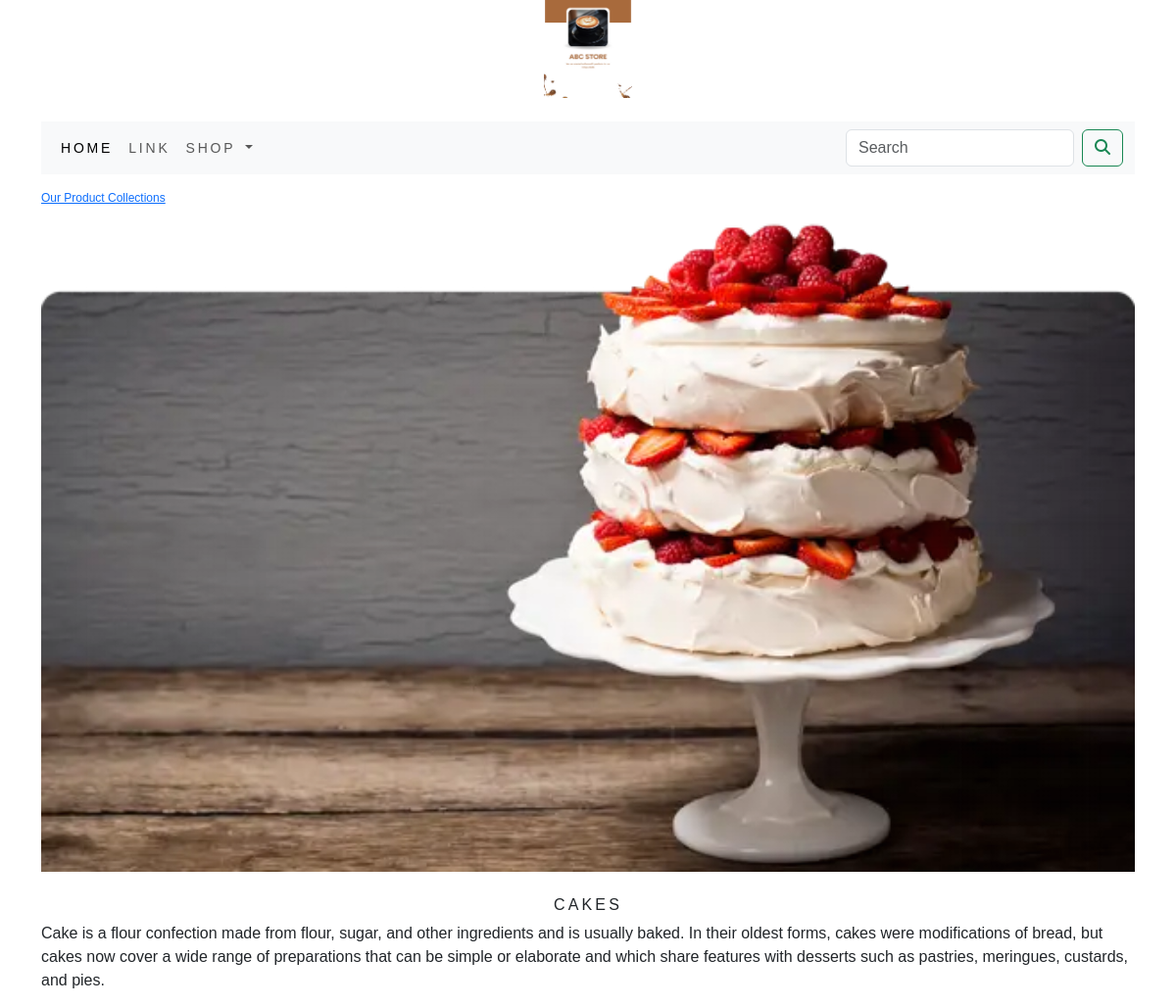
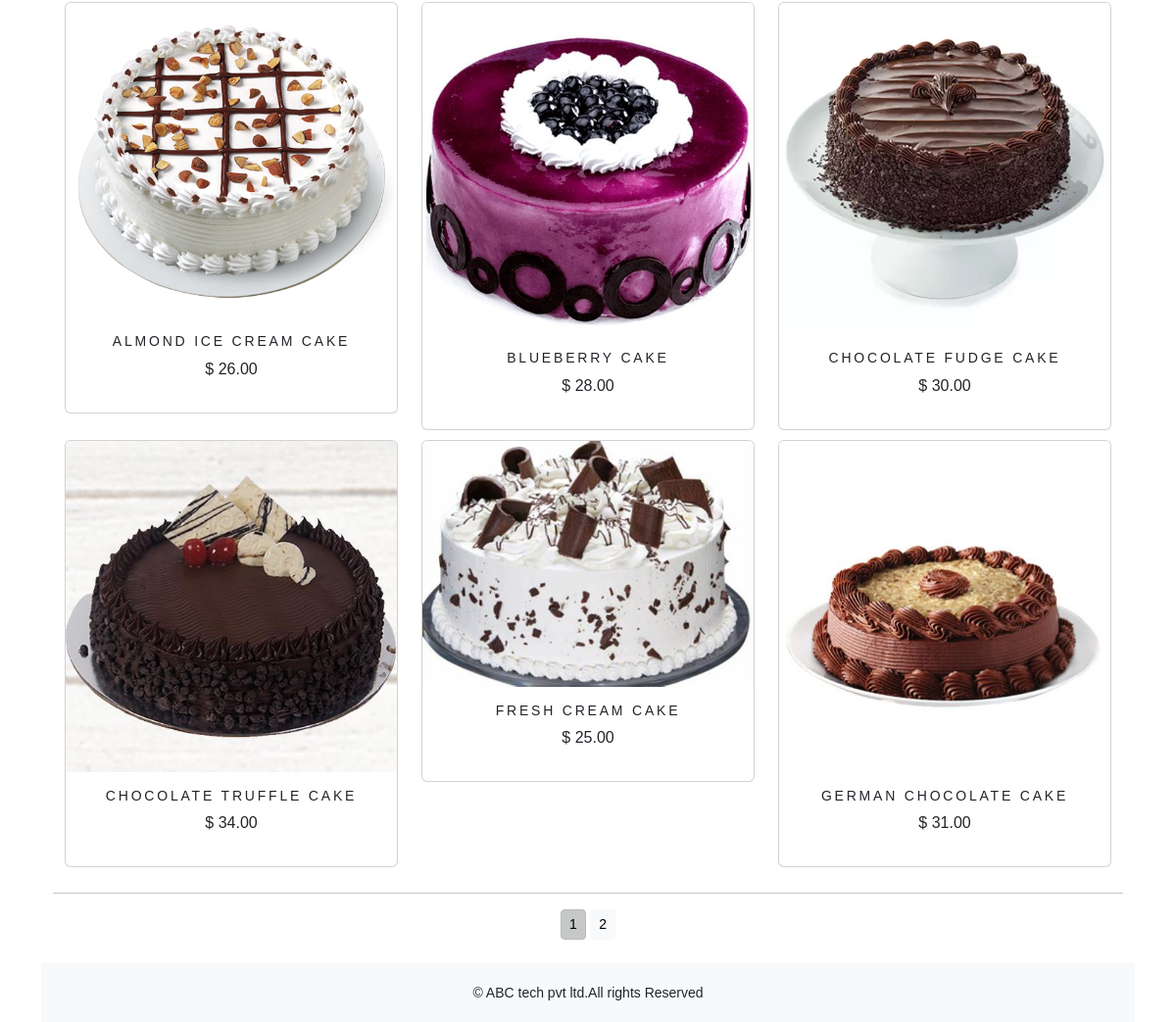
Page /shop/cakes/ on the committed database (2 pictures, top to bottom).
### shop/models.py (models this page shows, shortened)
class Category(models.Model):
    name=models.CharField(max_length=250,unique=True)
    slug=models.SlugField(max_length=250,unique=True)
    description=models.TextField(blank=True)
    image=models.ImageField(upload_to='category',blank=True)
    class Meta:
        ordering=('name',)
        verbose_name='category'
        verbose_name_plural='categories'
    def get_url(self):
        return reverse('shop:products_by_category',args=[self.slug])

class Product(models.Model):
    name=models.CharField(max_length=250,unique=True)
    slug=models.SlugField(max_length=250,unique=True)
    description = models.TextField(blank=True)
    image = models.ImageField(upload_to='product', blank=True)
    price=models.DecimalField(max_digits=10,decimal_places=2)
    category=models.ForeignKey(Category,on_delete=models.CASCADE)
    stock=models.IntegerField()
    available=models.BooleanField(default=True)
    created=models.DateTimeField(auto_now_add=True)
    updated=models.DateTimeField(auto_now=True)
    class Meta:
        ordering = ('name',)
        verbose_name = 'product'
        verbose_name_plural = 'products'
    def get_url(self):
        return reverse('shop:ProDetails',args=[self.category.slug,self.slug])

### shop/views.py (the view)
# urls.py: path('',views.AllProdCat,name='AllProdCat'),
def AllProdCat(request,c_slug=None):
    c_page=None
    products_list=None
    if c_slug != None:
        c_page=get_object_or_404(Category,slug=c_slug)
        products_list=Product.objects.all().filter(category=c_page,available=True)
    else:
        products_list=Product.objects.all().filter(available=True)
    paginator=Paginator(products_list,6)
    try:
        page=int(request.GET.get('page','1'))
    except:
        page=1
    try:
        products=paginator.page(page)
    except(EmptyPage,InvalidPage):
        products=paginator.page(paginator.num_pages)
    return render(request,'category.html',{'category':c_page,'products':products})

### cart/context_processors.py (called while the page is built)
def counter(request):
    item_count=0
    if 'admin' in request.path:
        return {}
    else:
        try:
            cart=Cart.objects.filter(cart_id=_cart_id(request))
            cart_items = CartItem.objects.filter(cart=cart[:1])
            for cart_item in cart_items:
                item_count += cart_item.quantity
        except Cart.DoesNotExist:
            item_count=0
    return dict(item_count=item_count)

### cart/views.py (called while the page is built)
def _cart_id(request):
    cart=request.session.session_key
    if not cart:
        cart=request.session.create()
    return cart

### shop/context_processors.py (called while the page is built)
def menu_links(request):
    links=Category.objects.all()
    return dict(links=links)

### template/category.html (shortened to what this page needs)
{% extends 'base.html' %}
    {% load static %}
        {% block content %}
            <div>
            {% if category %}
            <div>
                <div class="row my_row_class">
                    <div class="mx-auto">
                        <p><a href="{% url 'shop:AllProdCat' %}">Our Product Collections</a></p>
                    </div>
                </div>
            </div>
            {% endif %}
        <div class="mx-auto">
            {% if category %}
                <img class="my_image" src="{{category.image.url}}" alt="{{category.name}}" width="500px" height="600px">
        </div>
                <br>
                <div>
                    <h1 class="text-center my_title">{{category.name}}</h1>
                    <p class="text-justify">{{category.description}}</p>
                </div>
            {% endif %}
        <div class="container">
            <div class="row mx-auto">
                {% for product in products.object_list %}
                <div class="my_bottom_margin col-9 col-sm-12 col-md-4 xol-lg-4">
                    <div class="card text-center" style="min-width:18rem;">
                        <a href="{{product.get_url}}">
                            <img class="card-img-top my_image" src="{{product.image.url}}" alt="{{product.name}}" width="500px" height="600px">
                        </a>
                        <div class="card-body">
                            <h4>{{product.name}}</h4>
                            <p>$ {{product.price}}</p>
                        </div>
                    </div>
                </div>
                {% endfor %}
            </div>
            <div class="mx-auto">
                {% if products.paginator.num_pages >= 1 %}
                <hr>
                <div class="text-center">
                    {% for pg in products.paginator.page_range %}
                    <a href="?page={{pg}}" class="btn btn-light btn-sm {% if products.number == pg %} active {% endif %}">{{pg}}</a>
                    {% endfor %}
                </div>
                {% endif %}
            </div>
            <br>
        </div>
            {% endblock %}

### static/css/custom.css (style rules this page uses)
body { font-family: 'Roboto', sans-serif; }
.my_row_class { padding-top:15px; }
.my_row_class .mx-auto { color:#000; font-size:12px; }
.my_image { width:100%; height:auto; }
.my_title { font-size:16px; text-transform:uppercase; letter-spacing: .2em; }
.my_bottom_margin { margin-bottom:10px; }
.card-body h4 { font-size:14px; text-transform:uppercase; letter-spacing: .2em; }

### rows in the picture
Category: image (picture), name "CAKES", description "Cake is a flour confection made from flour, sugar, and other ingredients and is usually baked. In their oldest forms, cakes were modifications of bread, but cakes now cover a wide range of preparations that can be simple or elaborate and which share features with desserts such as pastries, meringues, custards, and pies."
Product: image (picture), name "ALMOND ICE CREAM CAKE", price "26.00"
Product: image (picture), name "BLUEBERRY CAKE", price "28.00"
Product: image (picture), name "CHOCOLATE FUDGE CAKE", price "30.00"
Product: image (picture), name "CHOCOLATE TRUFFLE CAKE", price "34.00"
Product: image (picture), name "FRESH CREAM CAKE", price "25.00"
Product: image (picture), name "GERMAN CHOCOLATE CAKE", price "31.00"

### other values in the picture
{{ pg }} "1" "2"
